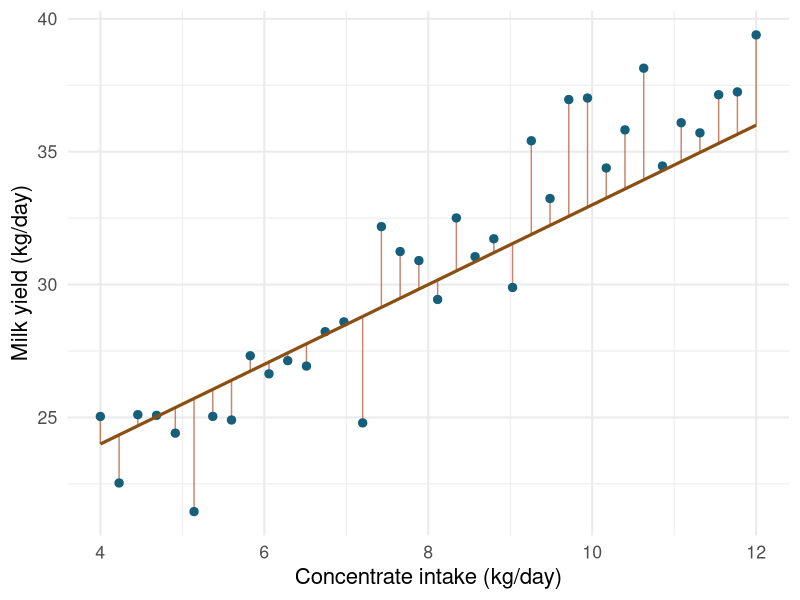
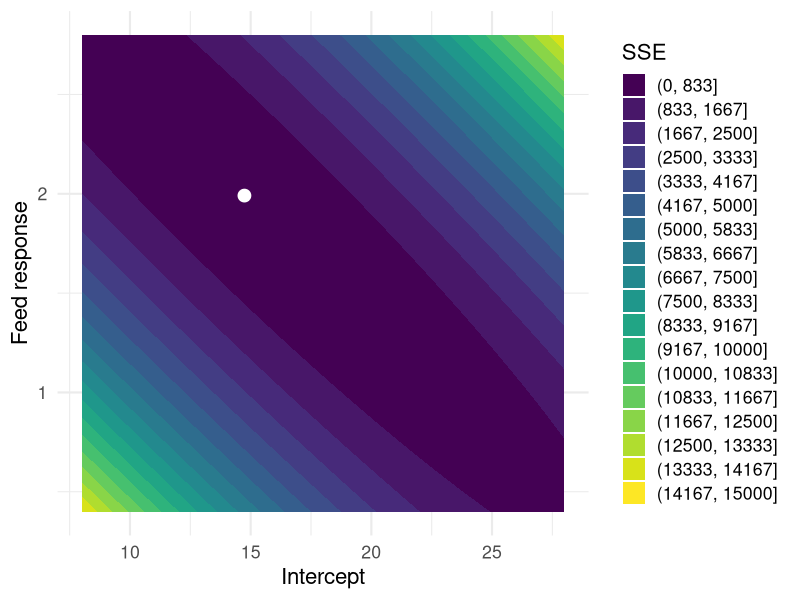
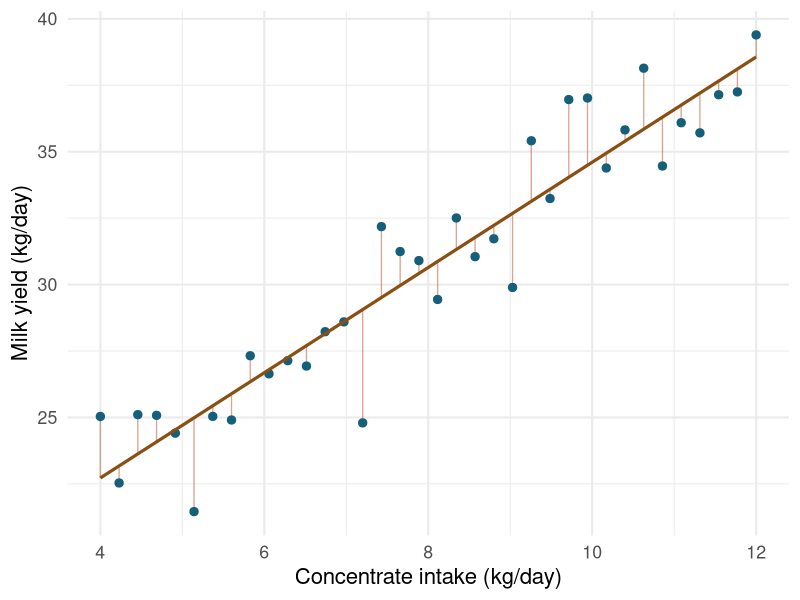

These charts were generated, in order, by the following R code:
## ---- chunk 1
library(ggplot2)
library(knitr)
theme_set(theme_minimal(base_size = 16))

set.seed(2026)

milk_data <- data.frame(
  feed_kg = seq(4, 12, length.out = 36)
)

milk_data$milk_kg <- 17.5 + 1.65 * milk_data$feed_kg +
  rnorm(nrow(milk_data), sd = 1.8)
## ---- chunk 2
candidate_beta <- c(intercept = 18, slope = 1.5)

milk_data$candidate_pred <- candidate_beta["intercept"] +
  candidate_beta["slope"] * milk_data$feed_kg

ggplot(milk_data, aes(feed_kg, milk_kg)) +
  geom_segment(
    aes(xend = feed_kg, yend = candidate_pred),
    color = "#b85c38",
    linewidth = 0.5,
    alpha = 0.75
  ) +
  geom_point(size = 2.5, color = "#155f7a") +
  geom_line(aes(y = candidate_pred), color = "#8a4f12", linewidth = 1.1) +
  labs(x = "Concentrate intake (kg/day)", y = "Milk yield (kg/day)")
## ---- chunk 3
sse_feed_model <- function(par, data) {
  beta_0 <- par[1]
  beta_1 <- par[2]

  y_hat <- beta_0 + beta_1 * data$feed_kg
  sum((data$milk_kg - y_hat)^2)
}

sse_feed_model(candidate_beta, milk_data)
## ---- chunk 4
loss_grid <- expand.grid(
  intercept = seq(8, 28, length.out = 90),
  slope = seq(0.4, 2.8, length.out = 90)
)

loss_grid$sse <- mapply(
  FUN = function(intercept, slope) sse_feed_model(c(intercept, slope), milk_data),
  intercept = loss_grid$intercept,
  slope = loss_grid$slope
)

best_grid <- loss_grid[which.min(loss_grid$sse), ]
best_grid
## ---- chunk 5
ggplot(loss_grid, aes(intercept, slope, z = sse)) +
  geom_contour_filled(bins = 18) +
  geom_point(
    data = best_grid,
    aes(intercept, slope),
    inherit.aes = FALSE,
    color = "white",
    size = 4
  ) +
  labs(x = "Intercept", y = "Feed response", fill = "SSE")
## ---- chunk 6
fit_optim <- optim(
  par = c(15, 1),
  fn = sse_feed_model,
  data = milk_data,
  method = "BFGS"
)

coef_optim <- setNames(fit_optim$par, c("intercept", "slope"))
coef_optim
## ---- chunk 7
milk_data$optim_pred <- coef_optim["intercept"] + coef_optim["slope"] * milk_data$feed_kg

ggplot(milk_data, aes(feed_kg, milk_kg)) +
  geom_segment(
    aes(xend = feed_kg, yend = optim_pred),
    color = "#b85c38",
    linewidth = 0.45,
    alpha = 0.55
  ) +
  geom_point(size = 2.5, color = "#155f7a") +
  geom_line(aes(y = optim_pred), color = "#8a4f12", linewidth = 1.1) +
  labs(x = "Concentrate intake (kg/day)", y = "Milk yield (kg/day)")
## ---- chunk 8
fit_bounded <- optim(
  par = c(15, 1),
  fn = sse_feed_model,
  data = milk_data,
  method = "L-BFGS-B",
  lower = c(-Inf, 0),
  upper = c(Inf, 4)
)

fit_too_tight <- optim(
  par = c(15, 1),
  fn = sse_feed_model,
  data = milk_data,
  method = "L-BFGS-B",
  lower = c(-Inf, 0),
  upper = c(Inf, 1)
)
## ---- chunk 9
data.frame(
  parameter = c("intercept", "slope"),
  unconstrained = coef_optim,
  bounded = fit_bounded$par,
  too_tight = fit_too_tight$par
)
## ---- chunk 10
y_feed <- milk_data$milk_kg
X_feed <- model.matrix(~ feed_kg, data = milk_data)
head(X_feed)
## ---- chunk 11
beta_closed <- solve(t(X_feed) %*% X_feed, t(X_feed) %*% y_feed)
coef_lm <- coef(lm(milk_kg ~ feed_kg, data = milk_data))

data.frame(
  method = c("optim", "closed form", "lm"),
  intercept = c(coef_optim["intercept"], beta_closed[1, 1], coef_lm[[1]]),
  slope = c(coef_optim["slope"], beta_closed[2, 1], coef_lm[["feed_kg"]])
)
## ---- chunk 12
X_mean <- matrix(1, nrow = length(y_feed), ncol = 1)

solve(t(X_mean) %*% X_mean, t(X_mean) %*% y_feed)
mean(y_feed)
## ---- chunk 13
data(airquality)
dat <- na.omit(airquality[, c("Wind", "Temp", "Month")])
y <- dat$Wind
X_temp <- model.matrix(~ Temp, data = dat)
head(X_temp)
## ---- chunk 14
X_multi <- model.matrix(~ Temp + Month, data = dat)
head(X_multi)
